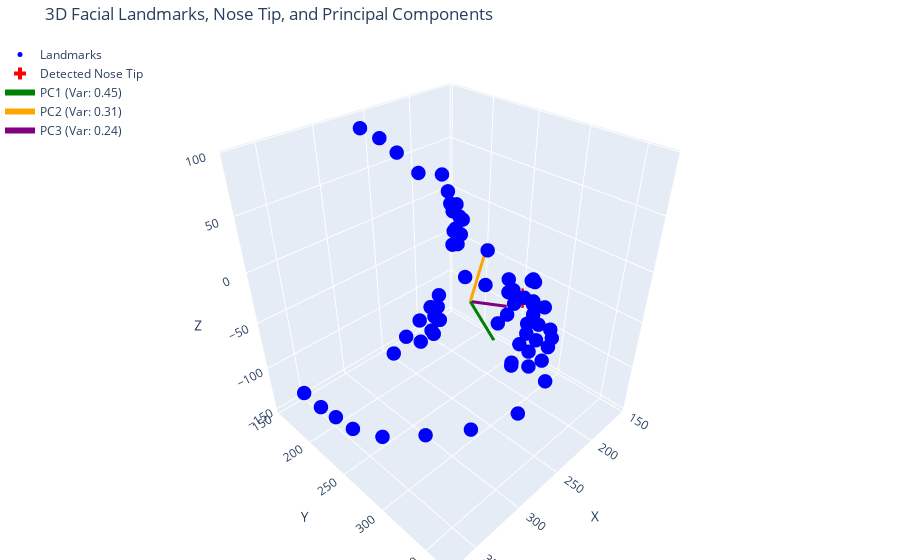

Source (notebook cell):
### Markdown cell above
PCA depth direction correction as some are initalised with PC3 pointing inward:

### Code cell
import scipy.io
import plotly.graph_objects as go
import numpy as np
from sklearn.decomposition import PCA

# Load image and corresponding .mat annotation
img_path = r'C:\Users\giles\Github\vesselFM\AFLW2000\image00150.jpg'
mat_path = r'C:\Users\giles\Github\vesselFM\AFLW2000\image00150.mat'

img = Image.open(img_path)

# Load a sample .mat file containing 3D landmarks
mat = scipy.io.loadmat(mat_path)
pts_3d = mat['pt3d_68']  # shape: (3, 68)

# Transpose to shape (68, 3) for easier handling
points = pts_3d.T

def orient_facial_pca_components(
    pca_components: np.ndarray,
    centered_landmarks: np.ndarray,
    original_landmarks: np.ndarray,
    original_landmarks_mean: np.ndarray,
    min_points_for_spread_calc: int = 5
) -> np.ndarray:
    """
    Orients the principal components of facial landmarks, ensuring PC3 points "outward".

    Args:
        pca_components (np.ndarray): (3, 3) array of principal components.
        centered_landmarks (np.ndarray): (N, 3) array of mean-centered landmarks.
        original_landmarks (np.ndarray): (N, 3) array of original landmarks.
        original_landmarks_mean (np.ndarray): (3,) mean of the original landmarks.
        min_points_for_spread_calc (int): Min points for spread heuristic.

    Returns:
        np.ndarray: (3, 3) array of components with PC3 (components[2]) oriented.
    """
    corrected_components = pca_components.copy()
    pc_depth_original = pca_components[2].copy()
    # In this cell's original logic, pc_compare_axis was components[0]
    pc_compare_axis = pca_components[1].copy()
    pc_depth_final = pc_depth_original.copy()

    new_heuristic_applied = False
    # Calculate projections of centered landmarks on the original PC3
    centered_projections_on_pc_depth = centered_landmarks @ pc_depth_original
    front_indices = np.where(centered_projections_on_pc_depth > 1e-6)[0]
    behind_indices = np.where(centered_projections_on_pc_depth < -1e-6)[0]

    if len(front_indices) >= min_points_for_spread_calc and \
       len(behind_indices) >= min_points_for_spread_calc:
        
        projections_front_group_on_compare_axis = centered_landmarks[front_indices] @ pc_compare_axis
        projections_behind_group_on_compare_axis = centered_landmarks[behind_indices] @ pc_compare_axis
        # Calculate spread (standard deviation) of projections
        spread_front_group = np.std(projections_front_group_on_compare_axis)
        spread_behind_group = np.std(projections_behind_group_on_compare_axis)
        # If the spread of the front group is greater than the behind group, flip PC3
        if spread_front_group > spread_behind_group:
            pc_depth_final = -pc_depth_original
        new_heuristic_applied = True
    # fallback to the original logic if the new heuristic is not applied
    if not new_heuristic_applied:
        initial_max_z_point = original_landmarks[np.argmax(original_landmarks[:, 2])]
        reference_outward_vector = initial_max_z_point - original_landmarks_mean
        if np.linalg.norm(reference_outward_vector) > 1e-6:
            if np.dot(pc_depth_original, reference_outward_vector) < 0:
                pc_depth_final = -pc_depth_original
    
    corrected_components[2] = pc_depth_final
    return corrected_components

def detect_nose_tip_PCA_direction(points_3d: np.ndarray) -> np.ndarray:
    """
    Detect the nose tip from 3D facial landmarks using PCA,
    ensuring the depth component points outward using a spread-based rule (larger landmark density at the front).

    Args:
        points_3d (np.ndarray): (N, 3) array of 3D points.

    Returns:
        np.ndarray: (3,) coordinates of the detected nose tip.
    """
    mean_landmarks = points_3d.mean(axis=0)
    centered = points_3d - mean_landmarks

    pca = PCA(n_components=3)
    pca.fit(centered)

    # Get oriented components
    corrected_components = orient_facial_pca_components(
        pca.components_, centered, points_3d, mean_landmarks, min_points_for_spread_calc=5
    )
    pc_depth_final = corrected_components[2]

    # Project the centered points onto the finalized (correctly oriented) pc_depth_final
    projections = centered @ pc_depth_final

    # The nose tip is the point with the largest projection along this outward pc_depth_final
    nose_tip_idx = np.argmax(projections)

    return points_3d[nose_tip_idx]


# Detect nose tip using the previously defined function
nose_tip = detect_nose_tip_PCA_direction(points)

# Perform PCA to get components for visualization
mean_points_viz = points.mean(axis=0)
centered_points_viz = points - mean_points_viz
pca_visualization = PCA(n_components=3)
pca_visualization.fit(centered_points_viz)
original_components_for_plot = pca_visualization.components_.copy() # Get the original components from pca_visualization
explained_variance_ratio = pca_visualization.explained_variance_ratio_

# ---- Start: Logic to determine if PC3 for plotting should be flipped ----
components_to_plot_corrected = orient_facial_pca_components(
    original_components_for_plot,
    centered_points_viz,
    points,             # original_landmarks for plotting
    mean_points_viz     # original_landmarks_mean for plotting
)
# ---- End: Logic to determine if PC3 for plotting should be flipped ----


# Create a 3D scatter plot using Plotly
fig = go.Figure()

# Add landmarks
fig.add_trace(go.Scatter3d(
    x=points[:, 0],
    y=points[:, 1],
    z=points[:, 2],
    mode='markers',
    marker=dict(size=5, color='blue'),
    name='Landmarks'
))

# Add the detected nose tip
fig.add_trace(go.Scatter3d(
    x=[nose_tip[0]],
    y=[nose_tip[1]],
    z=[nose_tip[2]],
    mode='markers',
    marker=dict(size=10, color='red', symbol='cross'),
    name='Detected Nose Tip'
))

# Add principal component vectors to the plot
pc_colors = ['green', 'orange', 'purple'] # Colors for PC1, PC2, PC3
for i, component in enumerate(components_to_plot_corrected): # Use the corrected components
    # Scale component for visibility. You can adjust the scale_factor.
    # Using explained variance ratio to scale, making more important components longer.
    scale_factor = 50 * explained_variance_ratio[i] * 3 # Adjusted scale factor
    
    fig.add_trace(go.Scatter3d(
        x=[mean_points[0], mean_points[0] + component[0] * scale_factor],
        y=[mean_points[1], mean_points[1] + component[1] * scale_factor],
        z=[mean_points[2], mean_points[2] + component[2] * scale_factor],
        mode='lines',
        line=dict(color=pc_colors[i], width=6),
        name=f'PC{i+1} (Var: {explained_variance_ratio[i]:.2f})'
    ))

# Update layout for better visualization
fig.update_layout(
    title='3D Facial Landmarks, Nose Tip, and Principal Components',
    scene=dict(
        xaxis_title='X',
        yaxis_title='Y',
        zaxis_title='Z',
        aspectmode='data' # Ensures aspect ratio is preserved
    ),
    legend=dict(x=0, y=1),
    margin=dict(l=0, r=0, b=0, t=40)
)

# Show the plot
fig.show()

### Figure 1 — Plotly figure (JSON) as saved in the notebook; plotly's stock layout.template omitted (floating-point values rounded to 4 significant figures)
{"data": [{"marker": {"color": "blue", "size": 5}, "mode": "markers", "name": "Landmarks", "type": "scatter3d", "x": [361.2, 364.7, 368.7, 371.1, 365.4, 347.9, 323.6, 294.3, 273.9, 263.5, 273.0, 283.5, 286.7, 284.4, 279.0, 270.6, 263.6, 251.4, 227.2, 207.3, 193.9, 185.2, 161.4, 157.1, 156.2, 160.1, 172.4, 179.7, 173.6, 164.0, 163.0, 207.1, 196.5, 189.6, 187.9, 191.6, 236.9, 219.1, 213.3, 213.6, 216.9, 226.1, 188.7, 178.1, 170.5, 179.1, 178.5, 182.3, 236.7, 212.3, 196.1, 192.1, 188.1, 194.4, 210.4, 208.5, 209.4, 214.6, 220.6, 228.0, 235.1, 210.4, 204.5, 203.0, 210.7, 207.2, 211.7, 218.7], "y": [173.7, 205.8, 234.4, 261.2, 291.2, 319.9, 342.3, 361.4, 368.0, 362.4, 342.6, 316.7, 284.3, 250.3, 221.4, 191.7, 158.8, 167.1, 159.3, 159.1, 162.1, 165.9, 169.4, 162.4, 157.2, 154.4, 158.8, 198.1, 220.0, 241.6, 258.1, 265.9, 267.6, 269.4, 266.1, 262.9, 193.0, 189.9, 188.3, 193.6, 200.0, 200.6, 189.3, 180.3, 180.6, 184.9, 192.7, 194.0, 307.6, 296.0, 290.6, 293.4, 289.3, 293.7, 303.4, 316.0, 324.5, 327.6, 327.0, 319.3, 306.4, 301.1, 302.1, 299.9, 302.0, 310.6, 312.9, 311.2], "z": [-123.4, -115.8, -104.3, -95.92, -86.09, -75.7, -71.24, -62.19, -39.52, -8.953, 20.85, 52.21, 76.81, 87.71, 92.86, 93.52, 91.07, -146.6, -142.8, -132.1, -120.0, -107.1, -53.61, -39.97, -22.64, -0.4163, 22.68, -71.95, -73.94, -76.83, -75.94, -78.31, -73.15, -63.49, -51.01, -38.97, -124.5, -122.0, -108.1, -93.44, -104.3, -116.4, -34.87, -27.7, -14.76, 2.982, -10.36, -24.41, -84.99, -82.37, -71.31, -61.68, -51.57, -26.12, -11.4, -33.94, -51.98, -65.97, -77.54, -84.29, -83.45, -68.71, -58.19, -41.74, -13.31, -55.62, -68.61, -78.13]}, {"marker": {"color": "red", "size": 10, "symbol": "cross"}, "mode": "markers", "name": "Detected Nose Tip", "type": "scatter3d", "x": [163.0], "y": [258.1], "z": [-75.94]}, {"line": {"color": "green", "width": 6}, "mode": "lines", "name": "PC1 (Var: 0.45)", "type": "scatter3d", "x": [226.7, 261.1], "y": [249.6, 307.7], "z": [-52.4, -43.47]}, {"line": {"color": "orange", "width": 6}, "mode": "lines", "name": "PC2 (Var: 0.31)", "type": "scatter3d", "x": [226.7, 212.0], "y": [249.6, 251.6], "z": [-52.4, -8.603]}, {"line": {"color": "purple", "width": 6}, "mode": "lines", "name": "PC3 (Var: 0.24)", "type": "scatter3d", "x": [226.7, 198.2], "y": [249.6, 268.1], "z": [-52.4, -62.83]}], "layout": {"legend": {"x": 0, "y": 1}, "margin": {"b": 0, "l": 0, "r": 0, "t": 40}, "scene": {"aspectmode": "data", "xaxis": {"title": {"text": "X"}}, "yaxis": {"title": {"text": "Y"}}, "zaxis": {"title": {"text": "Z"}}}, "title": {"text": "3D Facial Landmarks, Nose Tip, and Principal Components"}}}
